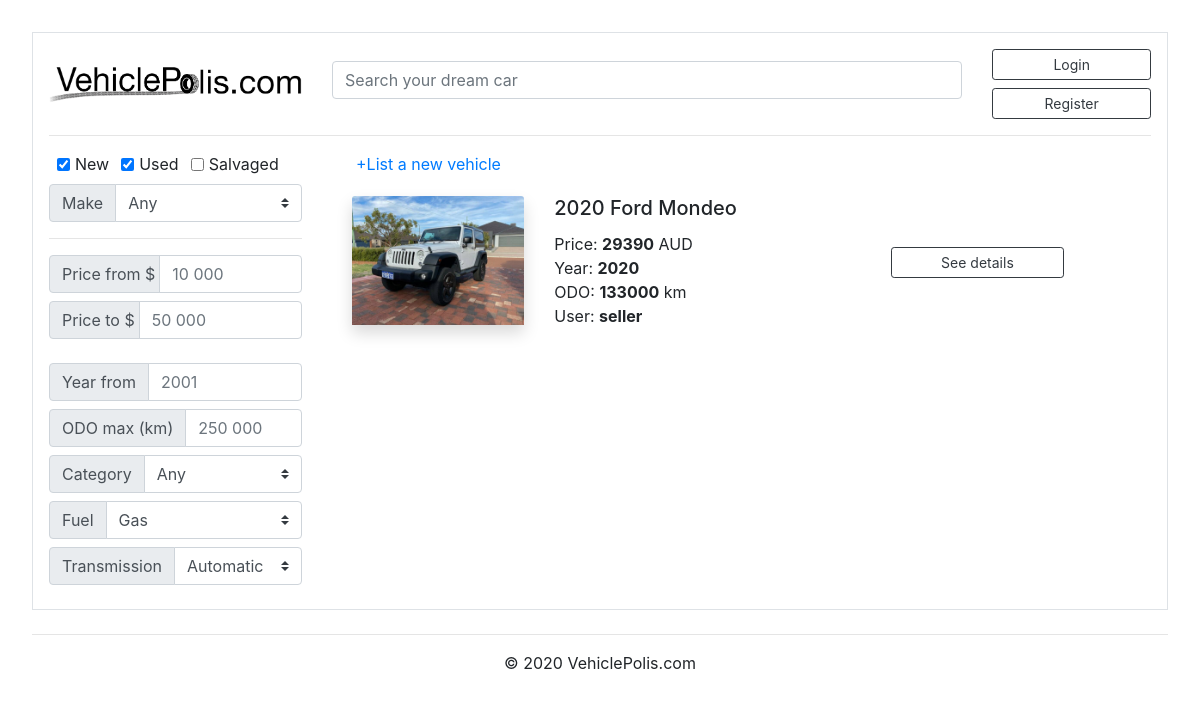
/item_list, run on the app's committed database.
### marketplace/models.py (models this page shows, shortened)
class Post(db.Model):
    id = db.Column(db.Integer, primary_key=True)
    condition = db.Column(db.String(100), nullable=False)
    title = db.Column(db.String(100), nullable=False)
    make = db.Column(db.String(100), nullable=False)
    model = db.Column(db.String(100), nullable=False)
    price = db.Column(db.Integer(), nullable=False)
    year = db.Column(db.Integer(), nullable=False)
    ODO = db.Column(db.Integer(), nullable=False)
    category = db.Column(db.String(100), nullable=False)
    fuel = db.Column(db.String(100), nullable=False)
    transmission = db.Column(db.String(100), nullable=False)
    quantity = db.Column(db.Integer(), nullable=False)
    date_posted = db.Column(db.DateTime, nullable=False, default=datetime.utcnow)
    description = db.Column(db.Text, nullable=True)
    image_file = db.Column(db.String(20), nullable=False, default='default.png')
    user_id = db.Column(db.Integer, db.ForeignKey('user.id'), nullable=False)
    orders = db.relationship('Order', backref='item', lazy=True)

class User(db.Model, UserMixin):
    id = db.Column(db.Integer, primary_key=True)
    username = db.Column(db.String(20), unique=True, nullable=False)
    email = db.Column(db.String(120), unique=True, nullable=False)
    password = db.Column(db.String(60), nullable=False)
    role = db.Column(db.String(10), unique=False, nullable=False) #not sure about this one, gotta figure out
    posts = db.relationship('Post', backref='author', lazy=True)
    orders = db.relationship('Order', backref='author', lazy=True)

### marketplace/routes.py (the view)
@app.route("/item_list")
def item_list():
    posts = Post.query.order_by(Post.id.desc()).all()
    return render_template('item_list.html', posts=posts)

### marketplace/templates/item_list.html (shortened to what this page needs)
{% extends "base.html" %}
{% block content %}
<div class="row">
  <div class="col-md-3">
    <div class="row mb-2 mx-2">
        <div class="form-check form-check-inline">
          <input class="form-check-input" type="checkbox" id="inlineCheckbox1" value="option1" checked>
          <label class="form-check-label" for="inlineCheckbox1">New</label>
        </div>
        <div class="form-check form-check-inline">
          <input class="form-check-input" type="checkbox" id="inlineCheckbox2" value="option2" checked>
          <label class="form-check-label" for="inlineCheckbox2">Used</label>
        </div>
        <div class="form-check form-check-inline">
          <input class="form-check-input" type="checkbox" id="inlineCheckbox3" value="pt pl-5">
          <label class="form-check-label" for="inlineCheckbox3">Salvaged</label>
        </div>
    </div>
    <div class="input-group mb-2">
      <div class="input-group-prepend">
        <label class="input-group-text" for="inputGroupSelect01">Make</label>
      </div>
      <select class="custom-select" id="inputGroupSelect01">
        <option selected>Any</option>
      </select>
    </div>
    <hr>
    <div class="input-group mb-2">
      <div class="input-group-prepend">
        <span class="input-group-text mr-n2" id="basic-addon1">Price from $</span>
      </div>
      <input type="text" class="form-control" placeholder="10 000" aria-label="Username" aria-describedby="basic-addon1">
    </div>
    <div class="input-group mb-4">
      <div class="input-group-prepend">
        <span class="input-group-text mr-n2" id="basic-addon1">Price to $</span>
      </div>
      <input type="text" class="form-control" placeholder="50 000" aria-label="Username" aria-describedby="basic-addon1">
    </div>
    <div class="input-group mb-2">
      <div class="input-group-prepend">
        <span class="input-group-text" id="basic-addon1">Year from</span>
      </div>
      <input type="text" class="form-control" placeholder="2001" aria-label="Username" aria-describedby="basic-addon1">
    </div>
    <div class="input-group mb-2">
      <div class="input-group-prepend">
        <span class="input-group-text" id="basic-addon1">ODO max (km)</span>
      </div>
      <input type="text" class="form-control" placeholder="250 000" aria-label="Username" aria-describedby="basic-addon1">
    </div>
    <div class="input-group mb-2">
      <div class="input-group-prepend">
        <label class="input-group-text" for="inputGroupSelect01">Category</label>
      </div>
      <select class="custom-select" id="inputGroupSelect01">
        <option>Any</option>
      </select>
    </div>
    <div class="input-group mb-2">
      <div class="input-group-prepend">
        <label class="input-group-text" for="inputGroupSelect01">Fuel</label>
      </div>
      <select class="custom-select" id="inputGroupSelect01">
        <option selected>Gas</option>
      </select>
    </div>
    <div class="input-group mb-2">
      <div class="input-group-prepend">
        <label class="input-group-text" for="inputGroupSelect01">Transmission</label>
      </div>
      <select class="custom-select" id="inputGroupSelect01">
        <option value="1">Automatic</option>
      </select>
    </div>
  </div>
    <div class="col-md-9">
      <a href="{{ url_for('add_item') }}" class="m-4"> +List a new vehicle</a>
      {% for post in posts %}
      <div class="card border-0">
        <div class="card-body">
          <div class="row">
            <div class="col-xl-3 col-lg-3 col-xs-3">
              <img class="card-img-top shadow" src="{{ url_for('static', filename='images/' + post.image_file) }}" alt="Card image cap">
            </div>
            <div class="col-xl-5 col-lg-5 col-xs-5">
              <h5 class="card-title">{{ post.year }} {{ post.make }} {{ post.model }}</h5>
              Price: <strong>{{ post.price }}</strong> AUD<br>
              Year: <strong>{{ post.year }}</strong><br>
              ODO: <strong>{{ post.ODO }}</strong> km<br>
              User: <strong>{{ post.author.username }}</strong>
            </div>
            <div class="col-xl-3 col-lg-3 col-xs-3 my-auto">
              <a href="{{ url_for('post', post_id=post.id) }}" class="btn btn-outline-dark btn-block btn-sm">See details</a>
            </div>
          </div>
        </div>
      </div>
      {% endfor %}
    </div>
</div>
{% endblock content %}

### marketplace/static/CSS/styles.css (style rules this page uses)
body { margin:2rem; }

### data on the page
Post: image_file (picture), year "2020", make "Ford", model "Mondeo", price "29390", ODO "133000", author.username "seller"
